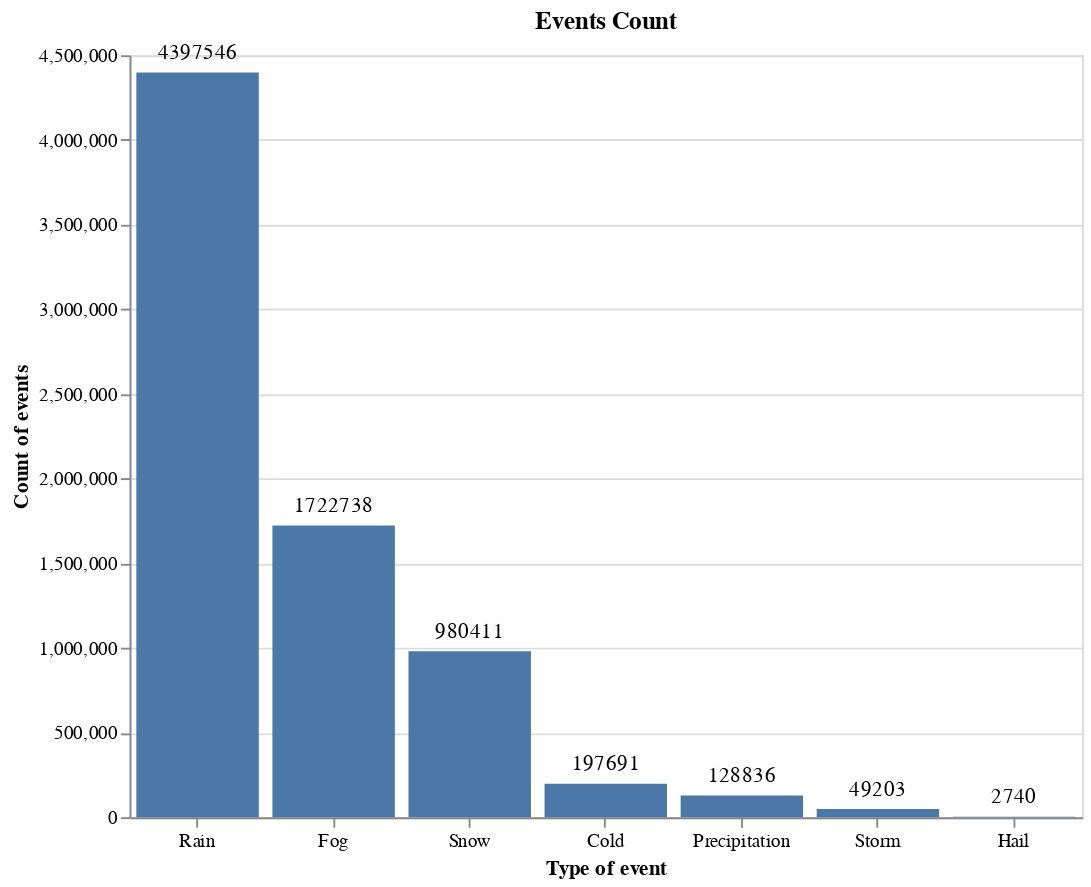

The notebook cell saved with this chart:
### Code cell
title = alt.TitleParams('Events Count', anchor='middle')
base = alt.Chart(X, title=title).encode(
    alt.X(
        'Type',
        sort=alt.EncodingSortField(field="Letters", op="count", order='descending'), 
        axis=alt.Axis(labelAngle=0),
        title='Type of event'),
    alt.Y('count()', title='Count of events'),
    text='count(Type)'
).properties(
    width=500,
    height=400
)
base.mark_bar() + base.mark_text(align='center', dx=0, yOffset=-10)

### Figure 1 — Vega specification as saved in the notebook (floating-point values rounded to 4 significant figures)
{"$schema": "https://vega.github.io/schema/vega/v5.json", "data": [{"name": "source_0"}, {"name": "data_0", "values": [{"Type": "Snow", "__count": 980411}, {"Type": "Fog", "__count": 1722738}, {"Type": "Cold", "__count": 197691}, {"Type": "Storm", "__count": 49203}, {"Type": "Rain", "__count": 4397546}, {"Type": "Precipitation", "__count": 128836}, {"Type": "Hail", "__count": 2740}]}, {"name": "source_0_x_domain_Type", "values": [{"Type": "Snow", "sort_field": 980411}, {"Type": "Fog", "sort_field": 1722738}, {"Type": "Cold", "sort_field": 197691}, {"Type": "Storm", "sort_field": 49203}, {"Type": "Rain", "sort_field": 4397546}, {"Type": "Precipitation", "sort_field": 128836}, {"Type": "Hail", "sort_field": 2740}]}, {"name": "data_0_y_domain___count", "values": [{"min": 2740, "max": 4397546}]}], "marks": [{"type": "rect", "name": "layer_0_marks", "from": {"data": "data_0"}, "encode": {"update": {"width": {"signal": "max(0.25, bandwidth('x'))"}, "y": {"field": "__count", "scale": "y"}, "x": {"field": "Type", "scale": "x"}, "y2": {"value": 0, "scale": "y"}, "fill": {"value": "#4c78a8"}}}, "style": ["bar"]}, {"type": "text", "name": "layer_1_marks", "from": {"data": "data_0"}, "encode": {"update": {"text": {"signal": "format(datum[\"__count\"], \"\")"}, "dx": {"value": 0}, "baseline": {"value": "middle"}, "align": {"value": "center"}, "y": {"field": "__count", "scale": "y", "offset": -10}, "x": {"field": "Type", "scale": "x", "band": 0.5}, "fill": {"value": "black"}}}, "style": ["text"]}], "scales": [{"name": "x", "type": "band", "domain": {"data": "source_0_x_domain_Type", "field": "Type", "sort": {"op": "max", "field": "sort_field", "order": "descending"}}, "range": [0, {"signal": "width"}], "paddingInner": 0.1, "paddingOuter": 0.05}, {"name": "y", "type": "linear", "domain": [{"signal": "(data(\"data_0_y_domain___count\")[0] || {}).min"}, {"signal": "(data(\"data_0_y_domain___count\")[0] || {}).max"}], "range": [{"signal": "height"}, 0], "zero": true, "nice": true}], "axes": [{"scale": "y", "zindex": 0, "grid": true, "ticks": false, "aria": false, "labels": false, "domain": false, "orient": "left", "maxExtent": 0, "gridScale": "x", "tickCount": {"signal": "ceil(height/40)"}, "minExtent": 0}, {"scale": "x", "title": "Type of event", "labelBaseline": "top", "labelAngle": 0, "zindex": 0, "grid": false, "orient": "bottom"}, {"scale": "y", "orient": "left", "title": "Count of events", "grid": false, "zindex": 0, "labelOverlap": true, "tickCount": {"signal": "ceil(height/40)"}}], "title": {"text": "Events Count", "frame": "group", "anchor": "middle"}, "padding": 5, "height": 400, "background": "white", "width": 500, "style": "cell"}
